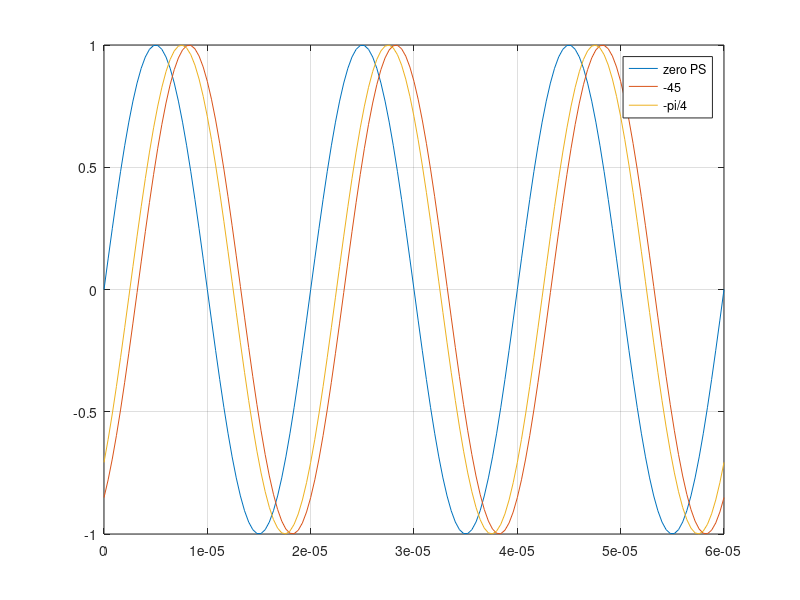

MATLAB code for this plot:
%% First section
%a sinewave of 50kHz over the first 3 periods
f=50e3; % the frequency of the sinewave
T=1/f; %the period (in seconds) of the sinewave
t=linspace(0, 3*T);
t=0:T/50:3*T; %time basis generated in order to obtain 50 points/period
plot(t,sin(2*pi*f*t),'r');
title('Sinewave of 50kHz over 3 periods')
xlabel('Time(sec)');
ylabel('Amplitude');
%% Second section
%usee 'axis' function in order to make visible only the second period
axis([T 2*T -1.1 1.1]);
grid;
shg;
title('Second period zoomed')
%% introduce a phaseshift of -45 degrees
s1=sin(2*pi*f*t); %zero phaseshift
s2=sin(2*pi*f*t-45);
s3=sin(2*pi*f*t-pi/4);
plot(t,s1,t,s2,t,s3);
grid;
shg;
legend('zero PS','-45','-pi/4');
shg;
